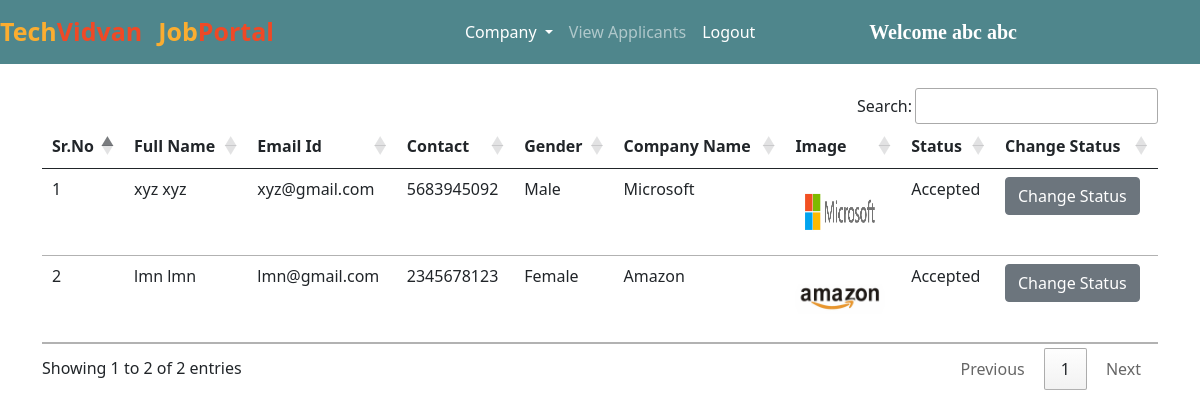
/accepted_companies/ (signed in), run on the app's committed database.
### jobs/models.py (models this page shows, shortened)
class Company(models.Model):
    user = models.ForeignKey(User, on_delete=models.CASCADE)
    phone = models.CharField(max_length=10)
    image = models.ImageField(upload_to="")
    gender = models.CharField(max_length=10)
    type = models.CharField(max_length=15)
    status = models.CharField(max_length=20)
    company_name = models.CharField(max_length=100)

### jobs/views.py (the view)
# urls.py: path("accepted_companies/", views.accepted_companies, name="accepted_companies"),
def accepted_companies(request):
    if not request.user.is_authenticated:
        return redirect("/admin_login")
    companies = Company.objects.filter(status="Accepted")
    return render(request, "accepted_companies.html", {'companies':companies})

### jobs/templates/accepted_companies.html (shortened to what this page needs)
{% extends 'admin_navbar.html' %}
{% block body %}
<div class="container mt-4">
<table class="table table-hover" id="example">
    <thead>
        <tr>
            <th>Sr.No</th>
            <th>Full Name</th>
            <th>Email Id</th>
            <th>Contact</th>
            <th>Gender</th>
            <th>Company Name</th>
            <th>Image</th>
            <th>Status</th>
            <th>Change Status</th>
        </tr>
    </thead>
    <tbody>
        {% for company in companies %}
        <tr>
            <td>{{forloop.counter}}</td>
            <td>{{company.user.get_full_name}}</td>
            <td>{{company.user.email}}</td>
            <td>{{company.phone}}</td>
            <td>{{company.gender}}</td>
            <td>{{company.company_name}}</td>
            <td><img src="{{company.image.url}}" class="rounded-circle" width="90px" height="70px"></td>
            <td>{{company.status}}</td>
            <td><a href="/change_status/{{company.id}}/" class="btn btn-secondary">Change Status</a></td>
        </tr>
        {% endfor %}
    </tbody>
</table>
</div>
{% endblock %}

### jobs/templates/admin_navbar.html (shortened to what this page needs)
<!doctype html>
<html lang="en">
<head>
  <link href="https://cdn.jsdelivr.net/npm/bootstrap@5.0.2/dist/css/bootstrap.min.css" rel="stylesheet"
>
  <link rel="stylesheet" href="https://cdn.datatables.net/1.10.25/css/jquery.dataTables.min.css">
  <link rel="stylesheet" href="https://cdn.datatables.net/buttons/1.7.1/css/buttons.dataTables.min.css">
</head>
<body>
  <nav class="navbar navbar-expand-lg navbar-dark">
      <a class="navbar-brand" href="/"><span class="head1">Tech</span><span class="head2">Vidvan</span></a>
      <a class="navbar-brand" href="#"><span class="head1">Job</span><span class="head2">Portal</span></a>
      <div class="container w-50">
      <div class="collapse navbar-collapse" id="navbarSupportedContent">
        <ul class="navbar-nav me-auto mb-2 mb-lg-0">
          <div class="collapse navbar-collapse" id="navbarNavDarkDropdown">
            <ul class="navbar-nav">
              <li class="nav-item dropdown">
                <a class="nav-link active dropdown-toggle" href="#" id="navbarDarkDropdownMenuLink" role="button" data-bs-toggle="dropdown" aria-expanded="false">
                  Company
                </a>
              </li>
            </ul>
          </div>
          <li class="nav-item">
            <a class="nav-link {% block view_applicants %} {% endblock %}" href="/view_applicants/">View Applicants</a>
          </li>
          <li class="nav-item">
            <a class="nav-link active" href="/logout/">Logout</a>
          </li>
        </ul>
        <a class="navbar-brand" style="font-weight: bold; font-family: 'Times New Roman', Times, serif;" href="#">Welcome {{request.user.get_full_name}}</a>
      </div>
      </div>
  </nav>
  {% block body %}
  {% endblock %}
</body>
</html>

### jobs/templates/admin_navbar.html (style rules this page uses)
.navbar { background-color: #4f868c; }
.head1 { color: #FBAD30; font-size: 25px; font-weight: bold; height: 50px; }
.head2 { color: #EF4926; font-size: 25px; font-weight: bold; }

### data on the page
Company: user.get_full_name "xyz xyz", user.email "xyz@gmail.com", phone "5683945092", gender "Male", company_name "Microsoft", image (picture), status "Accepted"
Company: user.get_full_name "lmn lmn", user.email "lmn@gmail.com", phone "2345678123", gender "Female", company_name "Amazon", image (picture), status "Accepted"

### other printed values
{{ request.user.get_full_name }} "abc abc"
